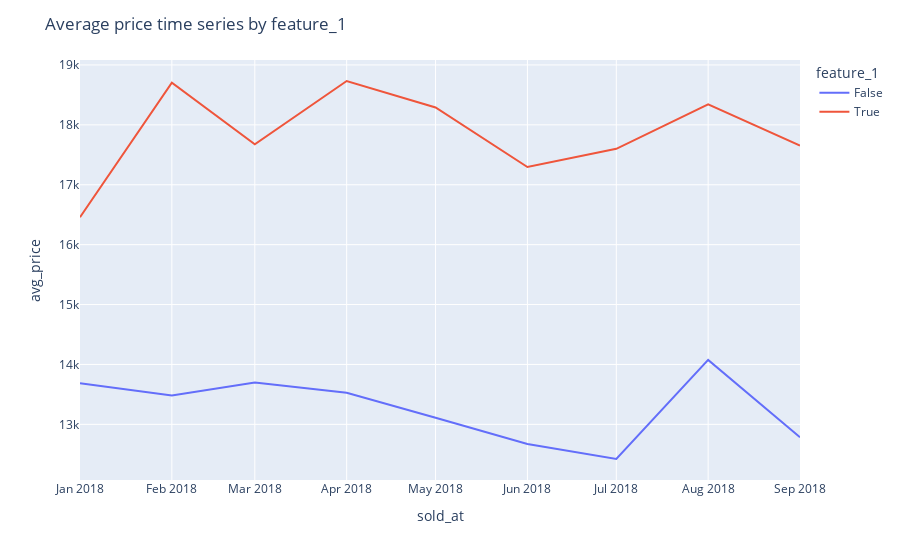
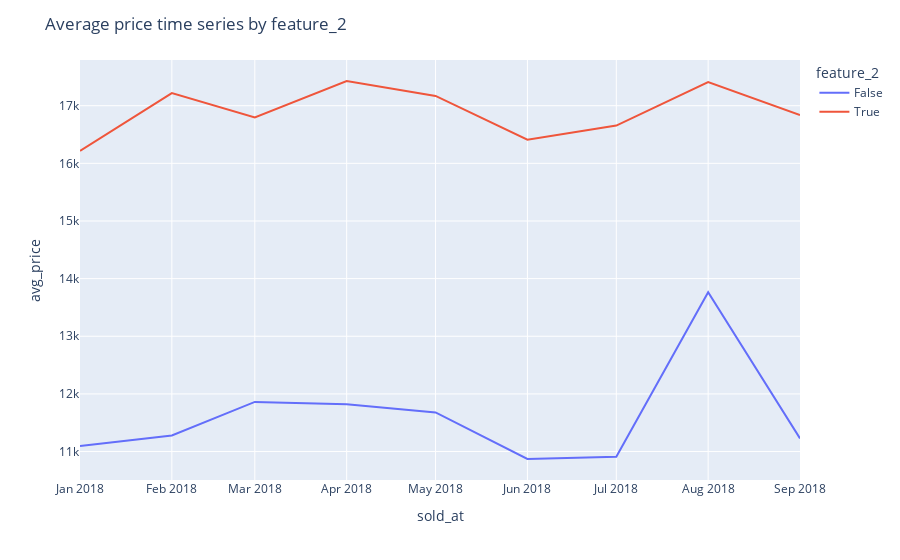
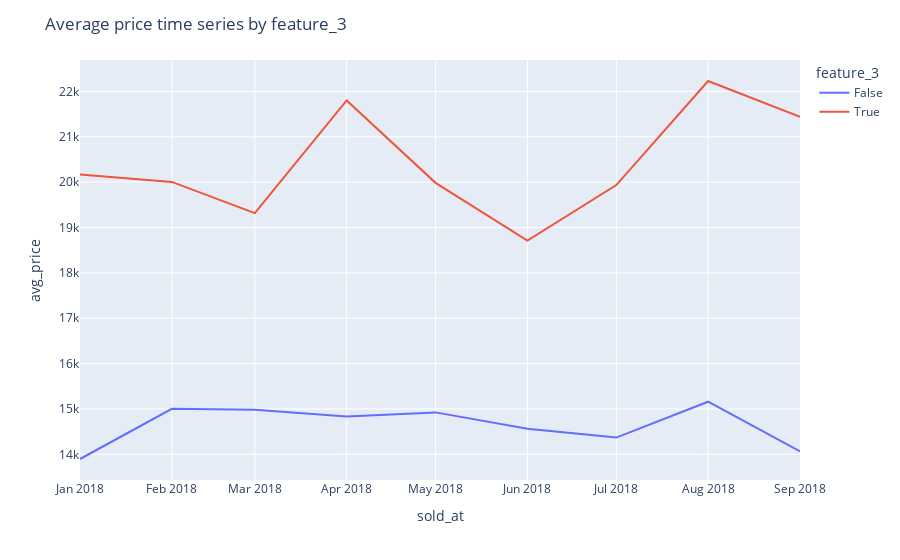
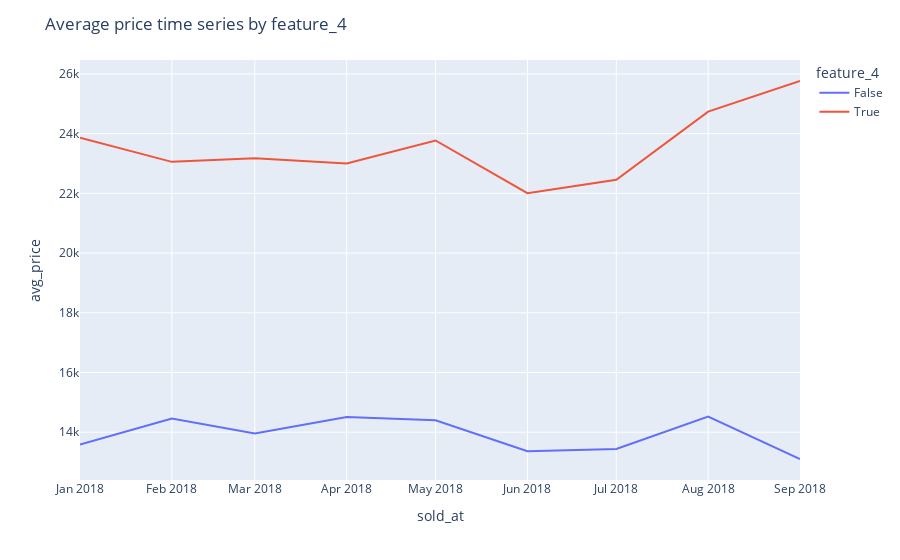

Source (notebook cell) for these figures, in order:
### Code cell
plot_avg_target_time_series_by_features(data_q2, car_features)

### Figure 1 — Plotly figure (JSON) as saved in the notebook; plotly's stock layout.template omitted (floating-point values rounded to 4 significant figures)
{"data": [{"hovertemplate": "feature_1=False<br>sold_at=%{x}<br>avg_price=%{y}<extra></extra>", "legendgroup": "False", "line": {"color": "#636efa", "dash": "solid"}, "marker": {"symbol": "circle"}, "mode": "lines", "name": "False", "orientation": "v", "showlegend": true, "type": "scatter", "x": ["2018-01-01T00:00:00", "2018-02-01T00:00:00", "2018-03-01T00:00:00", "2018-04-01T00:00:00", "2018-05-01T00:00:00", "2018-06-01T00:00:00", "2018-07-01T00:00:00", "2018-08-01T00:00:00", "2018-09-01T00:00:00"], "xaxis": "x", "y": [13690.0, 13480.0, 13700.0, 13530.0, 13110.0, 12670.0, 12420.0, 14080.0, 12790.0], "yaxis": "y"}, {"hovertemplate": "feature_1=True<br>sold_at=%{x}<br>avg_price=%{y}<extra></extra>", "legendgroup": "True", "line": {"color": "#EF553B", "dash": "solid"}, "marker": {"symbol": "circle"}, "mode": "lines", "name": "True", "orientation": "v", "showlegend": true, "type": "scatter", "x": ["2018-01-01T00:00:00", "2018-02-01T00:00:00", "2018-03-01T00:00:00", "2018-04-01T00:00:00", "2018-05-01T00:00:00", "2018-06-01T00:00:00", "2018-07-01T00:00:00", "2018-08-01T00:00:00", "2018-09-01T00:00:00"], "xaxis": "x", "y": [16460.0, 18710.0, 17680.0, 18730.0, 18290.0, 17300.0, 17600.0, 18340.0, 17660.0], "yaxis": "y"}], "layout": {"legend": {"title": {"text": "feature_1"}, "tracegroupgap": 0}, "margin": {"t": 60}, "title": {"text": "Average price time series by feature_1"}, "xaxis": {"anchor": "y", "domain": [0, 1], "title": {"text": "sold_at"}}, "yaxis": {"anchor": "x", "domain": [0, 1], "title": {"text": "avg_price"}}}}

### Figure 2 — Plotly figure (JSON) as saved in the notebook; plotly's stock layout.template omitted (floating-point values rounded to 4 significant figures)
{"data": [{"hovertemplate": "feature_2=False<br>sold_at=%{x}<br>avg_price=%{y}<extra></extra>", "legendgroup": "False", "line": {"color": "#636efa", "dash": "solid"}, "marker": {"symbol": "circle"}, "mode": "lines", "name": "False", "orientation": "v", "showlegend": true, "type": "scatter", "x": ["2018-01-01T00:00:00", "2018-02-01T00:00:00", "2018-03-01T00:00:00", "2018-04-01T00:00:00", "2018-05-01T00:00:00", "2018-06-01T00:00:00", "2018-07-01T00:00:00", "2018-08-01T00:00:00", "2018-09-01T00:00:00"], "xaxis": "x", "y": [11090.0, 11280.0, 11860.0, 11820.0, 11680.0, 10870.0, 10910.0, 13760.0, 11230.0], "yaxis": "y"}, {"hovertemplate": "feature_2=True<br>sold_at=%{x}<br>avg_price=%{y}<extra></extra>", "legendgroup": "True", "line": {"color": "#EF553B", "dash": "solid"}, "marker": {"symbol": "circle"}, "mode": "lines", "name": "True", "orientation": "v", "showlegend": true, "type": "scatter", "x": ["2018-01-01T00:00:00", "2018-02-01T00:00:00", "2018-03-01T00:00:00", "2018-04-01T00:00:00", "2018-05-01T00:00:00", "2018-06-01T00:00:00", "2018-07-01T00:00:00", "2018-08-01T00:00:00", "2018-09-01T00:00:00"], "xaxis": "x", "y": [16220.0, 17220.0, 16800.0, 17430.0, 17170, 16410.0, 16660.0, 17410.0, 16840.0], "yaxis": "y"}], "layout": {"legend": {"title": {"text": "feature_2"}, "tracegroupgap": 0}, "margin": {"t": 60}, "title": {"text": "Average price time series by feature_2"}, "xaxis": {"anchor": "y", "domain": [0, 1], "title": {"text": "sold_at"}}, "yaxis": {"anchor": "x", "domain": [0, 1], "title": {"text": "avg_price"}}}}

### Figure 3 — Plotly figure (JSON) as saved in the notebook; plotly's stock layout.template omitted (floating-point values rounded to 4 significant figures)
{"data": [{"hovertemplate": "feature_3=False<br>sold_at=%{x}<br>avg_price=%{y}<extra></extra>", "legendgroup": "False", "line": {"color": "#636efa", "dash": "solid"}, "marker": {"symbol": "circle"}, "mode": "lines", "name": "False", "orientation": "v", "showlegend": true, "type": "scatter", "x": ["2018-01-01T00:00:00", "2018-02-01T00:00:00", "2018-03-01T00:00:00", "2018-04-01T00:00:00", "2018-05-01T00:00:00", "2018-06-01T00:00:00", "2018-07-01T00:00:00", "2018-08-01T00:00:00", "2018-09-01T00:00:00"], "xaxis": "x", "y": [13900.0, 15000.0, 14980.0, 14830.0, 14920.0, 14560.0, 14370.0, 15160.0, 14060.0], "yaxis": "y"}, {"hovertemplate": "feature_3=True<br>sold_at=%{x}<br>avg_price=%{y}<extra></extra>", "legendgroup": "True", "line": {"color": "#EF553B", "dash": "solid"}, "marker": {"symbol": "circle"}, "mode": "lines", "name": "True", "orientation": "v", "showlegend": true, "type": "scatter", "x": ["2018-01-01T00:00:00", "2018-02-01T00:00:00", "2018-03-01T00:00:00", "2018-04-01T00:00:00", "2018-05-01T00:00:00", "2018-06-01T00:00:00", "2018-07-01T00:00:00", "2018-08-01T00:00:00", "2018-09-01T00:00:00"], "xaxis": "x", "y": [20170.0, 20000.0, 19320.0, 21800.0, 19980.0, 18710.0, 19930.0, 22230.0, 21440.0], "yaxis": "y"}], "layout": {"legend": {"title": {"text": "feature_3"}, "tracegroupgap": 0}, "margin": {"t": 60}, "title": {"text": "Average price time series by feature_3"}, "xaxis": {"anchor": "y", "domain": [0, 1], "title": {"text": "sold_at"}}, "yaxis": {"anchor": "x", "domain": [0, 1], "title": {"text": "avg_price"}}}}

### Figure 4 — Plotly figure (JSON) as saved in the notebook; plotly's stock layout.template omitted (floating-point values rounded to 4 significant figures)
{"data": [{"hovertemplate": "feature_4=False<br>sold_at=%{x}<br>avg_price=%{y}<extra></extra>", "legendgroup": "False", "line": {"color": "#636efa", "dash": "solid"}, "marker": {"symbol": "circle"}, "mode": "lines", "name": "False", "orientation": "v", "showlegend": true, "type": "scatter", "x": ["2018-01-01T00:00:00", "2018-02-01T00:00:00", "2018-03-01T00:00:00", "2018-04-01T00:00:00", "2018-05-01T00:00:00", "2018-06-01T00:00:00", "2018-07-01T00:00:00", "2018-08-01T00:00:00", "2018-09-01T00:00:00"], "xaxis": "x", "y": [13590.0, 14460.0, 13960.0, 14510.0, 14400.0, 13360.0, 13440.0, 14520.0, 13100.0], "yaxis": "y"}, {"hovertemplate": "feature_4=True<br>sold_at=%{x}<br>avg_price=%{y}<extra></extra>", "legendgroup": "True", "line": {"color": "#EF553B", "dash": "solid"}, "marker": {"symbol": "circle"}, "mode": "lines", "name": "True", "orientation": "v", "showlegend": true, "type": "scatter", "x": ["2018-01-01T00:00:00", "2018-02-01T00:00:00", "2018-03-01T00:00:00", "2018-04-01T00:00:00", "2018-05-01T00:00:00", "2018-06-01T00:00:00", "2018-07-01T00:00:00", "2018-08-01T00:00:00", "2018-09-01T00:00:00"], "xaxis": "x", "y": [23860.0, 23060.0, 23180.0, 23000.0, 23770.0, 22010.0, 22460.0, 24740.0, 25760.0], "yaxis": "y"}], "layout": {"legend": {"title": {"text": "feature_4"}, "tracegroupgap": 0}, "margin": {"t": 60}, "title": {"text": "Average price time series by feature_4"}, "xaxis": {"anchor": "y", "domain": [0, 1], "title": {"text": "sold_at"}}, "yaxis": {"anchor": "x", "domain": [0, 1], "title": {"text": "avg_price"}}}}
